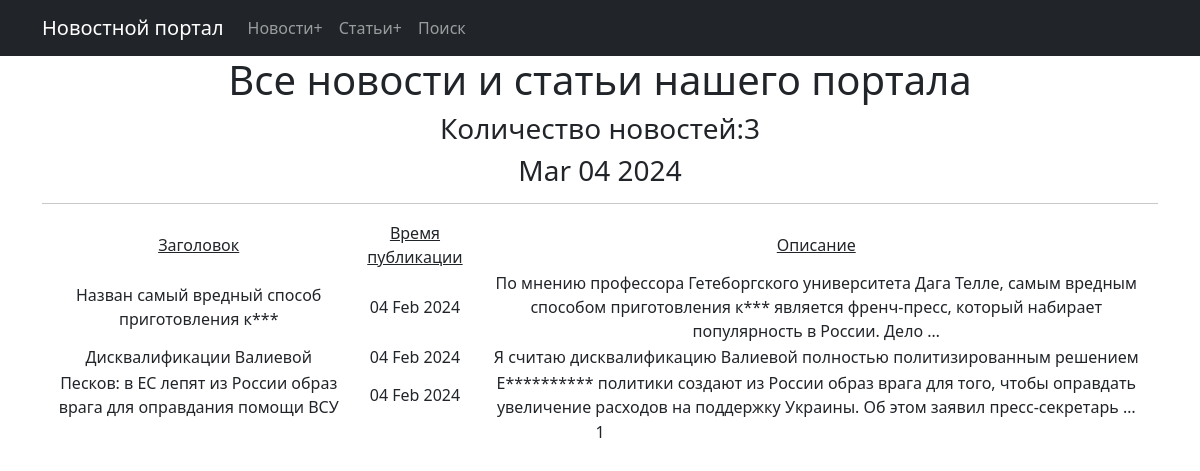
Page /post/ on the earlier database version.
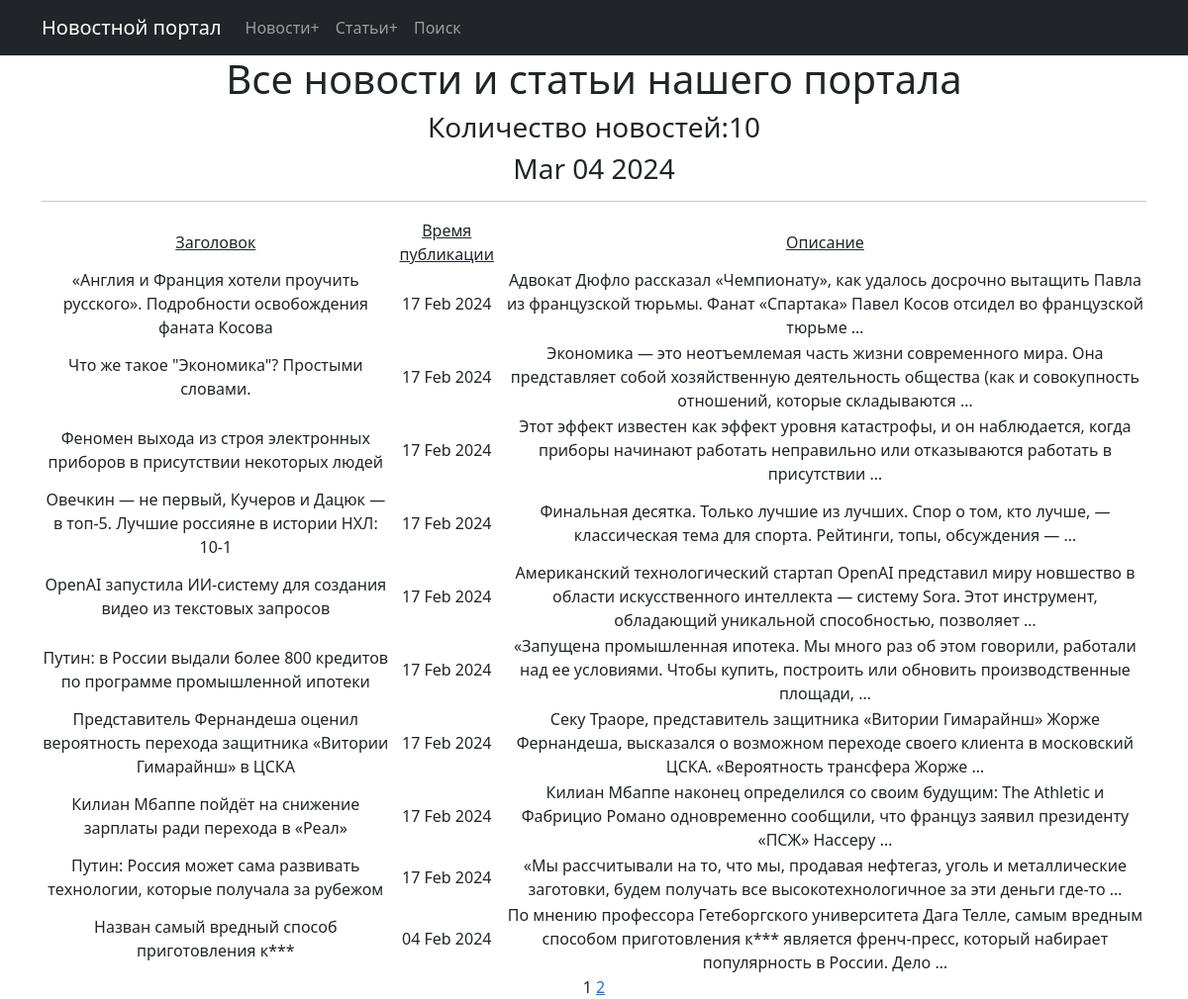
Same page on the later database version.
### news/models.py (models this page shows, shortened)
class Post(models.Model):
    author = models.ForeignKey(Author, on_delete=models.CASCADE)
    post_type = models.CharField(max_length=2, choices=POST_TYPES,
                                 default=news)
    date_in = models.DateTimeField(auto_now_add=True)
    category = models.ManyToManyField(Category, through="PostCategory")
    title = models.CharField(max_length=255)
    text = models.TextField()
    rating = models.IntegerField(default=0)

### news/views.py (the view)
# urls.py: path('post/', PostList.as_view(), name='post'),
class PostList(ListView):
    model = Post
    ordering = '-date_in'
    template_name = 'flatpages/post.html'
    context_object_name = 'post'
    paginate_by = 10

### news/templatetags/censor.py (called while the page is built)
@register.filter()
def censor(value):
    swearing = ['европейские', 'кофе']
    if not isinstance(value, str):
        raise TypeError()
    for word in value.split():
        if word.lower() in swearing:
            value = value.replace(word, f"{word[0]}{'*' * (len(word) - 1)}")
    return value

### news/templatetags/custom_tags.py (called while the page is built)
@register.simple_tag()
def current_time(format_string='%b %d %Y'):
    return datetime.utcnow().strftime(format_string)

### templates/flatpages/post.html (shortened to what this page needs)
{% extends 'flatpages/default.html' %}
{% load censor %}
{% load custom_tags %}
{% block content %}
    <h1>Все новости и статьи нашего портала</h1>
    <h3>Количество новостей:{{ post|length }}</h3>
    <h3>{% current_time '%b %d %Y' %}</h3>
    <hr>
    {% if post %}
        <table>
            <tr>
                <td><u>Заголовок</u></td>
                <td><u>Время публикации</u></td>
                <td><u>Описание</u></td>
            {% for i in post %}
            </tr>
            <tr>
                <td>{{ i.title|censor }}</td>
                <td>{{ i.date_in|date:'d M Y' }}</td>
                <td>{{ i.text|truncatewords:20|censor }}</td>
            </tr>
            {% endfor %}
        </table>
    {% else %}
        <h2>Нет новостей</h2>
    {% endif %}
    {{ page_obj.number }}
    {% if page_obj.has_next %}
       <a href="?page={{ page_obj.next_page_number }}">{{ page_obj.next_page_number }}</a>
   {% endif %}
{% endblock content %}

### templates/flatpages/default.html (shortened to what this page needs)
<!DOCTYPE html>
<html lang="en">
    <head>
        {% load static %}
        <link href="{% static 'css/styles.css' %}" rel="stylesheet" />
    </head>
    <body>
        <nav class="navbar navbar-expand-lg navbar-dark bg-dark static-top">
            <div class="container">
                <a class="navbar-brand" href="/post/">Новостной портал</a>
                <div class="collapse navbar-collapse" id="navbarResponsive">
                    <ul class="navbar-nav ml-auto">
                        <li class="nav-item">
                            <a class="nav-link" href="/news/create/">Новости+</a>
                        </li>
                        <li class="nav-item">
                            <a class="nav-link" href="/articles/create/">Статьи+</a>
                        </li>
                        <li class="nav-item">
                            <a class="nav-link" href="/post/search/">Поиск</a>
                        </li>
                    </ul>
                </div>
            </div>
        </nav>
        <div class="container">
            <div class="row">
                <div class="col-lg-12 text-center">
                    {% block content %}{% endblock content %}
                </div>
            </div>
        </div>
    </body>
</html>

Differences in the rows shown:
no longer on this page (row unchanged): Post: title|censor "Дисквалификации Валиевой", date_in "04 Feb 2024", text|censor "Я считаю дисквалификацию Валиевой полностью политизированным решением"
no longer on this page (row unchanged): Post: title|censor "Песков: в ЕС лепят из России образ врага для оправдания помощи ВСУ", date_in "04 Feb 2024", text|censor "Е********** политики создают из России образ врага для того, чтобы оправдать увеличение расходов на поддержку Украины. Об этом заявил пресс-секретарь …"
added Post: title|censor "«Англия и Франция хотели проучить русского». Подробности освобождения фаната Косова", date_in "17 Feb 2024", text|censor "Адвокат Дюфло рассказал «Чемпионату», как удалось досрочно вытащить Павла из французской тюрьмы. Фанат «Спартака» Павел Косов отсидел во французской тюрьме …"
added Post: title|censor "Что же такое \"Экономика\"? Простыми словами.", date_in "17 Feb 2024", text|censor "Экономика — это неотъемлемая часть жизни современного мира. Она представляет собой хозяйственную деятельность общества (как и совокупность отношений, которые складываются …"
added Post: title|censor "Феномен выхода из строя электронных приборов в присутствии некоторых людей", date_in "17 Feb 2024", text|censor "Этот эффект известен как эффект уровня катастрофы, и он наблюдается, когда приборы начинают работать неправильно или отказываются работать в присутствии …"
added Post: title|censor "Овечкин — не первый, Кучеров и Дацюк — в топ-5. Лучшие россияне в истории НХЛ: 10-1", date_in "17 Feb 2024", text|censor "Финальная десятка. Только лучшие из лучших. Спор о том, кто лучше, — классическая тема для спорта. Рейтинги, топы, обсуждения — …"
added Post: title|censor "OpenAI запустила ИИ-систему для создания видео из текстовых запросов", date_in "17 Feb 2024", text|censor "Американский технологический стартап OpenAI представил миру новшество в области искусственного интеллекта — систему Sora. Этот инструмент, обладающий уникальной способностью, позволяет …"
added Post: title|censor "Путин: в России выдали более 800 кредитов по программе промышленной ипотеки", date_in "17 Feb 2024", text|censor "«Запущена промышленная ипотека. Мы много раз об этом говорили, работали над ее условиями. Чтобы купить, построить или обновить производственные площади, …"
added Post: title|censor "Представитель Фернандеша оценил вероятность перехода защитника «Витории Гимарайнш» в ЦСКА", date_in "17 Feb 2024", text|censor "Секу Траоре, представитель защитника «Витории Гимарайнш» Жорже Фернандеша, высказался о возможном переходе своего клиента в московский ЦСКА. «Вероятность трансфера Жорже …"
added Post: title|censor "Килиан Мбаппе пойдёт на снижение зарплаты ради перехода в «Реал»", date_in "17 Feb 2024", text|censor "Килиан Мбаппе наконец определился со своим будущим: The Athletic и Фабрицио Романо одновременно сообщили, что француз заявил президенту «ПСЖ» Нассеру …"
added Post: title|censor "Путин: Россия может сама развивать технологии, которые получала за рубежом", date_in "17 Feb 2024", text|censor "«Мы рассчитывали на то, что мы, продавая нефтегаз, уголь и металлические заготовки, будем получать все высокотехнологичное за эти деньги где-то …"
Other differences:
{{ post|length }}: "3" → "10"
{{ page_obj.next_page_number }}: (not shown) → "2"
